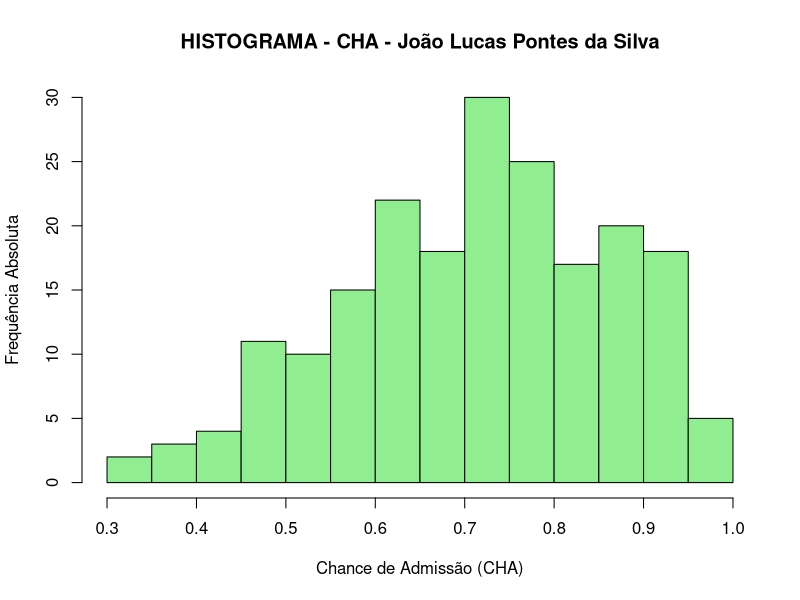

Write the R code that produced this figure.
# Questão 4 - Gráfico da distribuição da variável CHA

dados <- read.csv("Admission.csv", sep=";", dec=",") #Carregando a base de dados#

png("Grafico_CHA_JoaoLucas.png", width = 800, height = 600, res = 120) #Criando o arquivo de imagem PNG#

hist(dados$CHA, main = "HISTOGRAMA - CHA - João Lucas Pontes da Silva", xlab = "Chance de Admissão (CHA)", ylab = "Frequência Absoluta", col = "lightgreen", border = "black") #Gerando o histograma#

dev.off() #Salvando o gráfico na pasta do projeto#

cat("O arquivo 'Grafico_CHA_JoaoLucas.png' foi salvo.\n") #Exibindo aviso de conclusão no terminal#
